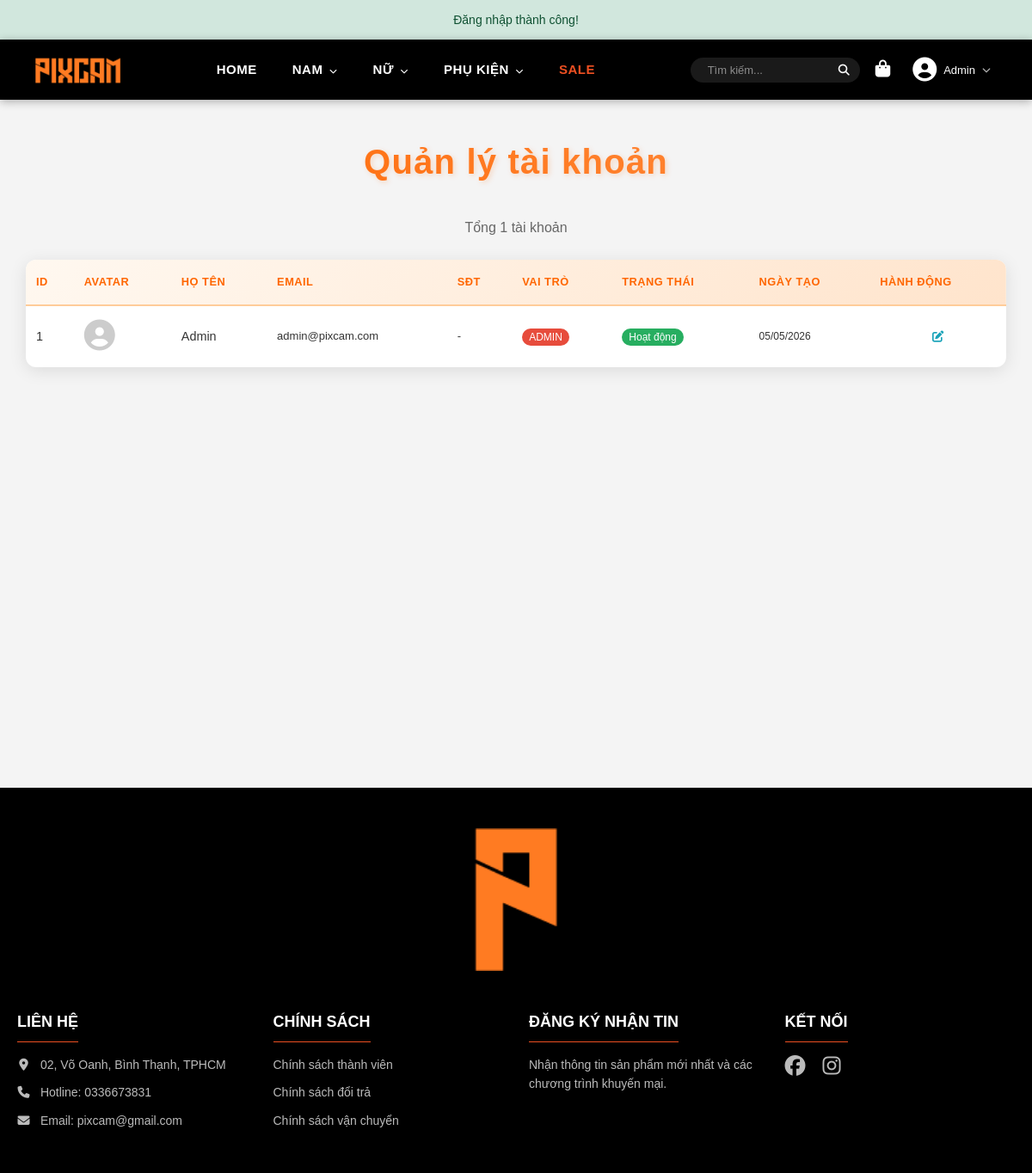
Page /admin/accounts.php (signed in) on the committed database.
### tables this page shows
CREATE TABLE users (
    id           INT AUTO_INCREMENT PRIMARY KEY,
    name         VARCHAR(100) NOT NULL,
    email        VARCHAR(150) NOT NULL UNIQUE,
    password     VARCHAR(255) NOT NULL,        
    phoneNumber  VARCHAR(20),
    avatar       VARCHAR(500),
    role_id      INT NOT NULL DEFAULT 2,       
    status       ENUM('ACTIVE','INACTIVE') DEFAULT 'ACTIVE',
    createdAt    DATETIME DEFAULT CURRENT_TIMESTAMP,
    updatedAt    DATETIME DEFAULT CURRENT_TIMESTAMP ON UPDATE CURRENT_TIMESTAMP,
    FOREIGN KEY (role_id) REFERENCES roles(id)
);

CREATE TABLE roles (
    id          INT AUTO_INCREMENT PRIMARY KEY,
    name        VARCHAR(50) NOT NULL UNIQUE   
);

### core/db.php (called while the page is built, shortened)
<?php
class DB {
    private static ?PDO $pdo = null;
    public static function connect(): PDO {
        if (self::$pdo === null) {
            $dsn = "mysql:host=" . DB_HOST . ";port=" . DB_PORT .
                   ";dbname=" . DB_NAME . ";charset=" . DB_CHARSET;
            self::$pdo = new PDO($dsn, DB_USER, DB_PASS, [
                PDO::ATTR_ERRMODE            => PDO::ERRMODE_EXCEPTION,
                PDO::ATTR_DEFAULT_FETCH_MODE => PDO::FETCH_ASSOC,
                PDO::ATTR_EMULATE_PREPARES   => false,
            ]);
        }
        return self::$pdo;
    }
    public static function query(string $sql, array $params = []): array {
        $stmt = self::connect()->prepare($sql);
        $stmt->execute($params);
        return $stmt->fetchAll();
    }
    public static function queryOne(string $sql, array $params = []): ?array {
        $stmt = self::connect()->prepare($sql);
        $stmt->execute($params);
        $result = $stmt->fetch();
        return $result ?: null;
    }
}

### admin/accounts.php (the view, shortened to what this page needs)
<?php
require_once __DIR__ . '/../core/auth.php';
$currentPage = max(1, intval($_GET['page'] ?? 1));
$perPage     = 15;
$offset      = ($currentPage - 1) * $perPage;
$users = DB::query(
    "SELECT u.*, r.name as role_name FROM users u
     JOIN roles r ON u.role_id = r.id
     ORDER BY u.createdAt DESC LIMIT ? OFFSET ?",
    [$perPage, $offset]
);
$total      = DB::queryOne("SELECT COUNT(*) as t FROM users")['t'] ?? 0;
require_once __DIR__ . '/../includes/header.php';
?>
<link rel="stylesheet" href="/shop-php/assets/css/adminProducts.css">
<link rel="stylesheet" href="/shop-php/assets/css/modal.css">
<div class="wrapper">
  <main>
    <h2>Quản lý tài khoản</h2>
    <div class="filter-info"><p>Tổng <?= $total ?> tài khoản</p></div>
    <div class="table-container">
      <table class="cinema-table">
        <thead>
          <tr><th>ID</th><th>Avatar</th><th>Họ tên</th><th>Email</th><th>SĐT</th><th>Vai trò</th><th>Trạng thái</th><th>Ngày tạo</th><th>Hành động</th></tr>
        </thead>
        <tbody>
          <?php foreach ($users as $u): ?>
          <tr id="urow-<?= $u['id'] ?>">
            <td><?= $u['id'] ?></td>
            <td>
              <?php if (!empty($u['avatar'])): ?>
                <img src="<?= htmlspecialchars($u['avatar']) ?>" style="width:36px;height:36px;border-radius:50%;object-fit:cover;">
              <?php else: ?>
                <i class="fas fa-user-circle" style="font-size:36px;color:#ccc;"></i>
              <?php endif; ?>
            </td>
            <td><?= htmlspecialchars($u['name']) ?></td>
            <td style="font-size:13px;"><?= htmlspecialchars($u['email']) ?></td>
            <td style="font-size:13px;"><?= htmlspecialchars($u['phoneNumber']??'-') ?></td>
            <td>
              <span style="padding:3px 8px;border-radius:12px;font-size:12px;color:#fff;background:<?= $u['role_name']==='ADMIN'?'#e74c3c':($u['role_name']==='SELLER'?'#f39c12':'#3498db') ?>;">
                <?= $u['role_name'] ?>
              </span>
            </td>
            <td>
              <span style="padding:3px 8px;border-radius:12px;font-size:12px;color:#fff;background:<?= $u['status']==='ACTIVE'?'#27ae60':'#95a5a6' ?>;">
                <?= $u['status']==='ACTIVE'?'Hoạt động':'Vô hiệu' ?>
              </span>
            </td>
            <td style="font-size:12px;"><?= date('d/m/Y', strtotime($u['createdAt'])) ?></td>
            <td>
              <div class="action-buttons">
                <button class="btn-edit" onclick='openEditUser(<?= htmlspecialchars(json_encode($u), ENT_QUOTES) ?>)'>
                  <i class="fas fa-edit"></i>
                </button>
              </div>
            </td>
          </tr>
          <?php endforeach; ?>
        </tbody>
      </table>
    </div>
  </main>
</div>
<?php require_once __DIR__ . '/../includes/footer.php'; ?>

### includes/header.php (shortened to what this page needs)
<?php
require_once __DIR__ . '/../core/auth.php';
require_once __DIR__ . '/../core/db.php';
$currentLang = $_SESSION['lang'] ?? $_COOKIE['lang'] ?? 'vi';
$catMap = [
    1  => ['name' => 'NAM',      'path' => '/shop-php/products/men.php'],
    2  => ['name' => 'NỮ',       'path' => '/shop-php/products/women.php'],
    3  => ['name' => 'PHỤ KIỆN', 'path' => '/shop-php/products/accessories.php'],
    13 => ['name' => 'SALE',     'path' => '/shop-php/products/sale.php'],
];
$rawCats    = DB::query("SELECT id, name FROM categories WHERE parentCategoryId IS NULL ORDER BY id");
$categories = [];
foreach ($rawCats as $cat) {
    $id = $cat['id'];
    $categories[] = [
        'id'   => $id,
        'name' => $catMap[$id]['name'] ?? $cat['name'],
        'path' => $catMap[$id]['path'] ?? "/shop-php/products/category.php?id=$id",
    ];
}
$user       = Auth::user();
$isLoggedIn = Auth::check();
?>
<!DOCTYPE html>
<html lang="<?= htmlspecialchars($currentLang) ?>">
<head>
    <link rel="stylesheet" href="https://cdnjs.cloudflare.com/ajax/libs/font-awesome/6.5.0/css/all.min.css">
    <link rel="stylesheet" href="/shop-php/assets/css/style.css">
    <link rel="stylesheet" href="/shop-php/assets/css/index.css">
</head>
<body>
<?php Auth::renderFlash(); ?>
<header>
    <div class="header-logo">
        <a href="/shop-php/index.php">
            <img src="/shop-php/assets/img/home/logo.png" alt="PIXCAM"
                 onerror="this.style.display='none'; this.nextElementSibling.style.display='block';">
        </a>
    </div>
    <nav class="header-nav">
        <div class="nav-item">
            <a href="/shop-php/index.php" class="nav-link <?= basename($_SERVER['PHP_SELF'])==='index.php'?'active':'' ?>">HOME</a>
        </div>
        <?php foreach ($categories as $cat): ?>
        <div class="nav-item">
            <a href="<?= htmlspecialchars($cat['path']) ?>"
               class="nav-link <?= $cat['name']==='SALE'?'sale':'' ?>">
                <?= htmlspecialchars($cat['name']) ?>
                <?php if ($cat['id'] !== 13): ?>
                <i class="fas fa-chevron-down" style="font-size:9px;margin-left:3px;"></i>
                <?php endif; ?>
            </a>
        </div>
        <?php endforeach; ?>
    </nav>
    <div class="header-tools">
        <form class="search-form" action="/shop-php/products/find-products.php" method="GET">
            <input type="text" name="keyword" placeholder="Tìm kiếm..."
                   value="<?= htmlspecialchars($_GET['keyword'] ?? $_GET['q'] ?? '') ?>">
            <button type="submit"><i class="fas fa-search" style="font-size:13px;"></i></button>
        </form>
        <?php if ($isLoggedIn): ?>
        <a href="/shop-php/cart.php" class="cart-icon" title="Giỏ hàng">
            <i class="fas fa-shopping-bag" style="font-size:20px;"></i>
        </a>
        <div class="user-menu">
            <button class="user-btn" id="userBtn" onclick="toggleUserMenu()">
                <?php if (!empty($user['avatar'])): ?>
                    <img src="<?= htmlspecialchars($user['avatar']) ?>" alt="Avatar">
                <?php else: ?>
                    <i class="fas fa-circle-user" style="font-size:28px;"></i>
                <?php endif; ?>
                <span class="user-name"><?= htmlspecialchars($user['name']) ?></span>
                <i class="fas fa-chevron-down" style="font-size:10px;opacity:0.7;"></i>
            </button>
        </div>
        <?php else: ?>
        <a href="/shop-php/login.php" class="btn-login">Đăng nhập</a>
        <a href="/shop-php/register.php" class="btn-register">Đăng ký</a>
        <?php endif; ?>
    </div>
</header>

### core/auth.php (shortened to what this page needs)
<?php
require_once __DIR__ . '/db.php';
class Auth {
    public static function user(): ?array {
        return $_SESSION['user'] ?? null;
    }
    public static function check(): bool {
        return self::user() !== null;
    }
    public static function isAdmin(): bool {
        $user = self::user();
        return $user && ($user['role_name'] ?? '') === 'ADMIN';
    }
    public static function renderFlash(): void {
        foreach (['flash_error' => 'flash-error', 'flash_success' => 'flash-success'] as $key => $cls) {
            if (!empty($_SESSION[$key])) {
                echo '<div class="flash ' . $cls . '">' . htmlspecialchars($_SESSION[$key]) . '</div>';
            }
        }
    }
}

### includes/footer.php (shortened to what this page needs)
<footer>
    <div class="footer_container">
        <div class="logo_footer">
            <img src="/shop-php/assets/img/home/logo.svg" alt="Pixcam Logo" class="logo_footerIcon">
        </div>
        <div class="contact_footer">
            <div class="footer-column">
                <h4 class="title_contact">LIÊN HỆ</h4>
                <ul class="content_contact">
                    <li class="address_contact">
                        <i class="fa-solid fa-location-dot"></i> 02, Võ Oanh, Bình Thạnh, TPHCM
                    </li>
                    <li class="address_contact">
                        <i class="fa-solid fa-phone"></i> Hotline: 0336673831
                    </li>
                    <li class="address_contact">
                        <i class="fa-solid fa-envelope"></i> Email: pixcam@gmail.com
                    </li>
                </ul>
            </div>
            <div class="footer-column">
                <h4 class="title_contact">CHÍNH SÁCH</h4>
                <ul class="content_contact">
                    <li class="address_contact">
                        <a href="/shop-php/chinh-sach-thanh-vien.php">Chính sách thành viên</a>
                    </li>
                    <li class="address_contact">
                        <a href="/shop-php/chinh-sach-doi-tra.php">Chính sách đổi trả</a>
                    </li>
                    <li class="address_contact">
                        <a href="/shop-php/chinh-sach-van-chuyen.php">Chính sách vận chuyển</a>
                    </li>
                </ul>
            </div>
            <div class="footer-column">
                <h4 class="title_contact">ĐĂNG KÝ NHẬN TIN</h4>
                <ul class="content_contact">
                    <li class="address_contact">
                        Nhận thông tin sản phẩm mới nhất và các chương trình khuyến mại.
                    </li>
                </ul>
            </div>
            <div class="footer-column">
                <h4 class="title_contact">KẾT NỐI</h4>
                <ul class="social_links">
                    <li>
                        <a href="#" aria-label="Facebook">
                            <i class="fa-brands fa-facebook"></i>
                        </a>
                    </li>
                    <li>
                        <a href="#" aria-label="Instagram">
                            <i class="fa-brands fa-instagram"></i>
                        </a>
                    </li>
                </ul>
            </div>
        </div>
    </div>
</footer>
</body>
</html>

### css/style.css (style rules this page uses)
* { margin: 0; padding: 0; box-sizing: border-box; font-family: Arial, Helvetica, sans-serif; }
li { list-style-type: none; }
a { text-decoration: none; color: inherit; }
body { background-color: #fff; }
header { background-color: #000; color: #fff; display: flex; justify-content: space-between; align-items: center; padding: 10px 20px; width: 100%; position: fixed; top: 0; left: 0; z-index: 1000; height: 65px; flex-wrap: wrap; }
footer { background-color: #000; color: #bbb; padding: 40px 20px; }
.footer_container { max-width: 1200px; margin: 0 auto; }
.logo_footer { text-align: center; margin-bottom: 30px; }
.logo_footerIcon { width: 180px; height: auto; }
.contact_footer { display: grid; grid-template-columns: repeat(4, 1fr); gap: 30px; }
.title_contact { color: #fff; font-size: 18px; margin-bottom: 15px; border-bottom: 1px solid #ee5022; padding-bottom: 8px; display: inline-block; }
.address_contact { margin-bottom: 10px; font-size: 14px; }
.address_contact i { margin-right: 8px; width: 15px; text-align: center; }
.social_links { display: flex; gap: 20px; }
.social_links a i { font-size: 24px; transition: color 0.3s; }

### css/adminProducts.css (style rules this page uses)
:root { --primary-color: #ff6600; --primary-light: #ff944d; --primary-dark: #e65c00; --secondary-color: #f4f4f4; --text-dark: #333; --text-light: #666; --white: #ffffff; --border-color: #e0e0e0; --shadow-light: rgba(0, 0, 0, 0.1); --shadow-medium: rgba(0, 0, 0, 0.15); --shadow-heavy: rgba(0, 0, 0, 0.3); --success-color: #28a745; --danger-color: #dc3545; --warning-color: #ffc107; --info-color: #17a2b8; --font-primary: "Be Vietnam Pro", sans-serif; --transition: all 0.3s ease; }
* { box-sizing: border-box; margin: 0; padding: 0; }
html, body { height: 100%; font-family: var(--font-primary); background-color: var(--secondary-color); color: var(--text-dark); line-height: 1.6; }
.wrapper { display: flex; flex-direction: column; min-height: 100vh; padding: 20px 0; }
main { flex: 1; padding: 20px 40px; max-width: 1400px; margin: 0 auto; width: 100%; }
h2 { font-family: var(--font-primary); text-align: center; font-size: 2.5rem; font-weight: 800; background: linear-gradient( to right, var(--primary-color), var(--primary-light) ); -webkit-background-clip: text; -webkit-text-fill-color: transparent; background-clip: text; text-shadow: 2px 2px 6px rgba(255, 106, 0, 0.2); margin-bottom: 2rem; letter-spacing: 1.2px; animation: slideDown 0.8s ease-out; }
.btn-edit { background: none; border: none; color: var(--info-color); cursor: pointer; padding: 8px; border-radius: 4px; transition: var(--transition); display: flex; align-items: center; justify-content: center; width: 32px; height: 32px; }
.filter-info { margin-bottom: 1.5rem; text-align: center; color: var(--text-light); font-weight: 500; }
.table-container { background: var(--white); border-radius: 12px; overflow: hidden; box-shadow: 0 4px 20px var(--shadow-light); margin-bottom: 2rem; }
.cinema-table { width: 100%; border-collapse: collapse; font-size: 0.9rem; }
.cinema-table th, .cinema-table td { padding: 16px 12px; text-align: left; border-bottom: 1px solid var(--border-color); }
.cinema-table thead { background: linear-gradient(135deg, #fff8f0, #ffe4cc); }
.cinema-table th { color: var(--primary-color); font-weight: 700; text-transform: uppercase; letter-spacing: 0.5px; font-size: 0.8rem; border-bottom: 2px solid #ffcc99; }
.cinema-table tbody tr { transition: var(--transition); animation: slideIn 0.5s ease-out; }
.cinema-table tbody tr:last-child td { border-bottom: none; }
.action-buttons { display: flex; gap: 8px; align-items: center; justify-content: center; }
@media (max-width: 1200px) { main { padding: 20px 30px; } }

### rows in the picture
users: name "Admin", id "1", email "admin@pixcam.com", phoneNumber "-", role.name "ADMIN", status "Hoạt động", createdAt "05/05/2026"

### other values in the picture
$_SESSION[$key] "Đăng nhập thành công!"
$cat['name'] "NAM"
$cat['name'] "NỮ"
$cat['name'] "PHỤ KIỆN"
$cat['name'] "SALE"
$total "1"
